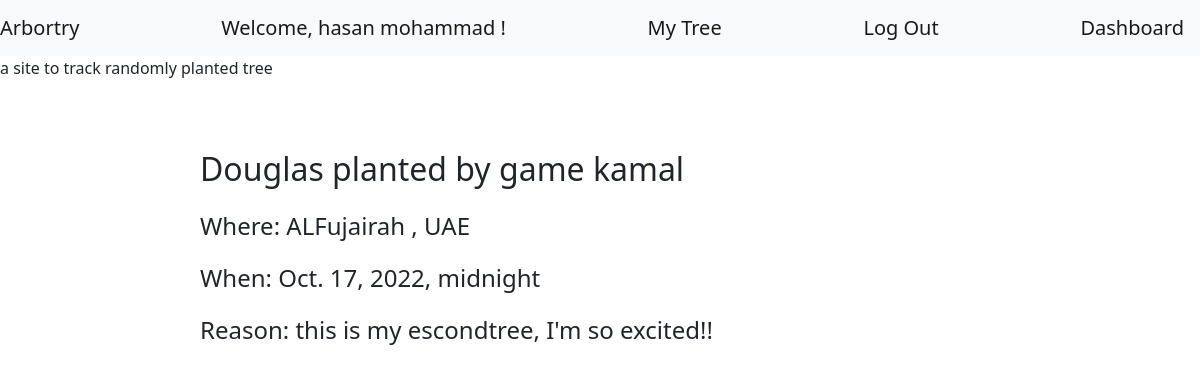
The app's page /show/125 (signed in) with its own data.
### loginApp/models.py (models this page shows)
class Plant(models.Model):
    planted_by = models.ForeignKey(User, related_name="plants", on_delete = models.CASCADE)
    visited_by = models.ManyToManyField(User, related_name="visited_trees")
    species = models.CharField(max_length=255)
    location = models.CharField(max_length=255)
    reason = models.CharField(max_length=255)
    date = models.DateTimeField()
    created_at= models.DateTimeField(auto_now_add=True)
    updated_at= models.DateTimeField(auto_now=True)
    objects=PlantManager()

class User(models.Model):
    fname = models.CharField(max_length=255)
    lname = models.CharField(max_length=255)
    email = models.CharField(max_length=255)
    pw = models.CharField(max_length=255)
    created_at= models.DateTimeField(auto_now_add=True)
    updated_at= models.DateTimeField(auto_now=True)
    objects = UserManager()

### loginApp/views.py (the view)
# urls.py: path('show/<int:tree_id>', views.show_tree),
def show_tree(request, tree_id):
    context = {
        "tree" : Plant.objects.get(id=tree_id),
    }
    return render(request, "show_tree.html", context)

### loginApp/templates/show_tree.html (shortened to what this page needs)
<!DOCTYPE html>
<html lang="en">
<head>
    {% load static %}
    <link href="https://cdn.jsdelivr.net/npm/bootstrap@5.2.2/dist/css/bootstrap.min.css" rel="stylesheet">
</head>
<body>
    <nav class="navbar navbar-light bg-light">
        <p class="navbar-brand mb-0">Arbortry </p>
        <p class="navbar-brand ml-auto mb-0">Welcome, {{request.session.firstname}} {{request.session.lastname}} !</p>
        <a class="navbar-brand" href="/user/account">My Tree</a>
        <a class="navbar-brand" href="/destroy">Log Out</a>
        <a class="navbar-brand" href="/dashboard">Dashboard</a>
    </nav>
    <p>a site to track randomly planted tree </p>
    <main>
        <h2>{{tree.species}} planted by {{tree.planted_by.fname}} {{tree.planted_by.lname}}</h2>
        <p>Where: {{tree.location}}</p>
        <p>When: {{tree.date}}</p>
        <p>Reason: {{tree.reason}}</p>
    </main>

### loginApp/templates/show_tree.html (style rules this page uses)
main { margin-left: 200px; margin-top: 70px; }
main p { font-size: x-large; }
h2 { margin-bottom: 20px; }

### records on screen
Plant: species "Douglas", planted_by.fname "game", planted_by.lname "kamal", location "ALFujairah , UAE", date "Oct. 17, 2022, midnight", reason "this is my escondtree, I'm so excited!!"

### other values on screen
{{ request.session.firstname }} "hasan"
{{ request.session.lastname }} "mohammad"
